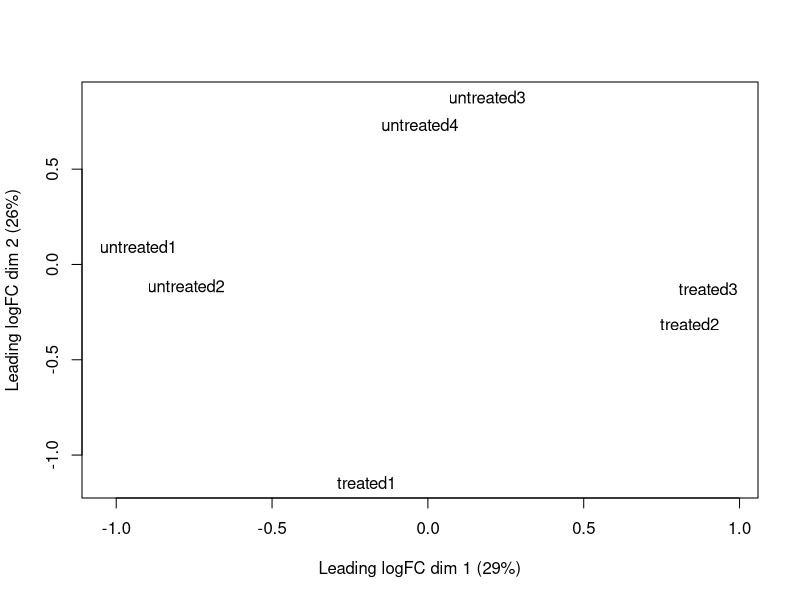

Write the R code that produced this figure. (Note: this script raises an error after producing the figure.)
# The BioFig package contains a collection of R functions used by biologists with some programming knowledge. 
# The package is applicable to visualize the high dimension data to understand biological questions.
plot_2DPCA<-function(expression = c("matrix", "data.frame", "DGEList", "DESeqDataSet"),
                     group,colors=NULL,shape=NULL,
                     samplenames,title="",LegendName_Color="group",
                     LegendName_Shape="shape",LegendName="group",
                     ggrepelLab=TRUE,size_gglab=5,size_title=14,
                     point.size=4,scl=T,ntop=NULL,transform=NULL,MahalanobisEllips=F){
  
  #Add option to use only the top n genes that explain most of the variance

  
  #Add option transform data (could be packed in another function)
  if(!is.null(transform) && transform=="vst"){
    expression<-vst(expression,fitType = "local")
    scl<-F
  }
  
  #If the class of the object is dds
  ## edger approach
  if(class(expression)=="DESeqDataSet"){
    group<-colData(expression)[,group]
    samplenames<-colData(expression)[,samplenames]
    expression<-assay(expression)
  }
  
  #If the class of the object is DGEList
  if(class(expression)=="DGEList"){
    edgR_list_object<- edgeR::plotMDS.DGEList(expression)
    
    ## Then extract MDS matrix from edgR_list_object 
    ## Save the extracted MDS matrix as ed_list
    ed_list = as.data.frame(edgR_list_object$cmdscale.out) %>% dplyr::rename(DM1 = V1, DM2 = V2)
    
    ## Then pass the the data to ggplot2 to get the plot 
    pplot <- ggplot2::ggplot(ed_list, ggplot2::aes(x=DM1,y=DM2))+
      ggplot2::geom_point(size=3) + 
      ggplot2::theme(axis.title=element_text(size = 12,face="bold", colour = "black"),
                     axis.text = element_text(size = 12),
                     axis.ticks = element_line(colour='black'),
                     plot.title = element_text(hjust = 0.5,size=12,face="bold"),
                     legend.position = "bottom",
                     legend.title = element_text(color = "Black", size = 12, face = "bold"),
                     legend.text=element_text(color = "Black", size = 12, face = "bold"),
                     panel.background = element_blank(),
                     panel.grid.major =  element_line(colour = "grey90", size = 0.2),
                     panel.grid.minor =  element_line(colour = "grey98", size = 0.5),
                     panel.border = element_rect(color='black',fill=NA)) +
      ggplot2::guides(colour=guide_legend(title="Group")) +
      ggplot2::scale_fill_manual(values =  c("darkorange","darkmagenta"))+
      ggplot2::labs(x = "Leading LogFC dim 1",
                    y = "Leading LogFC dim 2", title = "MDS plot") +
      ggrepel::geom_text_repel(data = ed_list,aes(label = rownames(ed_list)))
    return(pplot)
    
    ## if same one want to plot PCA from edgeR object
    ## Then, extract the grouping information and the count data as follows 
     } 
  else {
     group <- expression$samples$group %>% as.data.frame()   
     names(group) = "group"
     expression = expression$counts
        } 
  
  ## Then, it follows the code below for normalization and visualization.
  
  df_pca<-prcomp(t(expression),scale=scl)
  df_out <- as.data.frame(df_pca$x)
  df_out$group<-group
  df_out$sample_name<-samplenames
  
  percentage <- round(df_pca$sdev^2 / sum(df_pca$sdev^2)*100,2)
  percentage <- paste0(colnames(df_out)[grep("^PC",colnames(df_out))], " (", paste0(as.character(percentage), "% variance", ")") )
  print(percentage)
  
  if(is.null(shape)){
    p<-ggplot(df_out,aes(x=PC1,y=PC2,color=group))
    if(!is.null(colors)){p<-p+scale_color_manual(values=colors,name=LegendName)}
  }else{
    p<-ggplot(df_out,aes(x=PC1,y=PC2,color=group,shape=shape))
    if(!is.null(colors)){p<-p+scale_color_manual(values=colors,name=LegendName)}
  }
  
  p<-p+geom_point(size=point.size)+ xlab(percentage[1]) + ylab(percentage[2])+
    #geom_text(label=row.names(df_out_raw),show.legend = FALSE,hjust=0,vjust=0.2)
    theme(plot.title = element_text(size = size_title, face = "bold",hjust = 0.5),
          legend.title=element_text(size=14), legend.text=element_text(size=12,),
          axis.title.x = element_text(size = 14),axis.title.y = element_text(size = 14),
          panel.background = element_blank(),
          panel.grid.major =  element_line(colour = "grey90", size = 0.2),
          panel.grid.minor =  element_line(colour = "grey98", size = 0.5),
          panel.border = element_rect(color='black',fill=NA))
  if(ggrepelLab){
    p<-p + geom_text_repel(aes(label=sample_name),show.legend = FALSE,
                           size=size_gglab,
                           force = 2,max.overlaps = Inf) +
      labs(shape=LegendName_Shape, col=LegendName_Color)+
      ggtitle(title)
  }
  
  if(MahalanobisEllips){
    p<-p+stat_ellipse()
  }
  return(p)
}


## Test Functions
## PC plot 
library(dplyr)
library(ggplot2)
expression <- read.csv("cts.csv", row.names = 1)
Sampledata <- read.csv("Sample.csv", row.names = 1) %>% dplyr::select(-2)
expression <- edgeR::DGEList(counts = expression, group = t(Sampledata))

debug(plot_2DPCA)
plot_2DPCA(expression)
